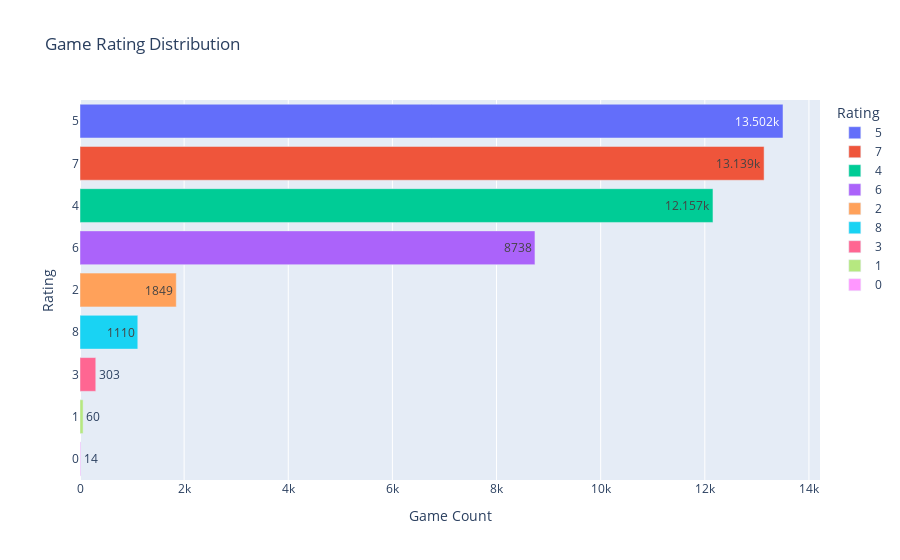

This figure's notebook cell:
### Markdown cell above
### 게임 등급 분포

### Code cell
rating_count = games_df['rating'].value_counts()
rating_count_df= pd.DataFrame(rating_count).reset_index()
rating_count_df.columns = ['Rating', 'Game Count']

fig= px.bar(rating_count_df, x='Game Count', y='Rating', color='Rating', text_auto= True, title= 'Game Rating Distribution', orientation='h')

fig.show()

### Figure 1 — Plotly figure (JSON) as saved in the notebook; plotly's stock layout.template omitted (floating-point values rounded to 4 significant figures)
{"data": [{"alignmentgroup": "True", "hovertemplate": "Rating=%{y}<br>Game Count=%{x}<extra></extra>", "legendgroup": "5", "marker": {"color": "#636efa", "pattern": {"shape": ""}}, "name": "5", "offsetgroup": "5", "orientation": "h", "showlegend": true, "textposition": "auto", "texttemplate": "%{x}", "type": "bar", "x": [13502], "xaxis": "x", "y": ["5"], "yaxis": "y"}, {"alignmentgroup": "True", "hovertemplate": "Rating=%{y}<br>Game Count=%{x}<extra></extra>", "legendgroup": "7", "marker": {"color": "#EF553B", "pattern": {"shape": ""}}, "name": "7", "offsetgroup": "7", "orientation": "h", "showlegend": true, "textposition": "auto", "texttemplate": "%{x}", "type": "bar", "x": [13139], "xaxis": "x", "y": ["7"], "yaxis": "y"}, {"alignmentgroup": "True", "hovertemplate": "Rating=%{y}<br>Game Count=%{x}<extra></extra>", "legendgroup": "4", "marker": {"color": "#00cc96", "pattern": {"shape": ""}}, "name": "4", "offsetgroup": "4", "orientation": "h", "showlegend": true, "textposition": "auto", "texttemplate": "%{x}", "type": "bar", "x": [12157], "xaxis": "x", "y": ["4"], "yaxis": "y"}, {"alignmentgroup": "True", "hovertemplate": "Rating=%{y}<br>Game Count=%{x}<extra></extra>", "legendgroup": "6", "marker": {"color": "#ab63fa", "pattern": {"shape": ""}}, "name": "6", "offsetgroup": "6", "orientation": "h", "showlegend": true, "textposition": "auto", "texttemplate": "%{x}", "type": "bar", "x": [8738], "xaxis": "x", "y": ["6"], "yaxis": "y"}, {"alignmentgroup": "True", "hovertemplate": "Rating=%{y}<br>Game Count=%{x}<extra></extra>", "legendgroup": "2", "marker": {"color": "#FFA15A", "pattern": {"shape": ""}}, "name": "2", "offsetgroup": "2", "orientation": "h", "showlegend": true, "textposition": "auto", "texttemplate": "%{x}", "type": "bar", "x": [1849], "xaxis": "x", "y": ["2"], "yaxis": "y"}, {"alignmentgroup": "True", "hovertemplate": "Rating=%{y}<br>Game Count=%{x}<extra></extra>", "legendgroup": "8", "marker": {"color": "#19d3f3", "pattern": {"shape": ""}}, "name": "8", "offsetgroup": "8", "orientation": "h", "showlegend": true, "textposition": "auto", "texttemplate": "%{x}", "type": "bar", "x": [1110], "xaxis": "x", "y": ["8"], "yaxis": "y"}, {"alignmentgroup": "True", "hovertemplate": "Rating=%{y}<br>Game Count=%{x}<extra></extra>", "legendgroup": "3", "marker": {"color": "#FF6692", "pattern": {"shape": ""}}, "name": "3", "offsetgroup": "3", "orientation": "h", "showlegend": true, "textposition": "auto", "texttemplate": "%{x}", "type": "bar", "x": [303], "xaxis": "x", "y": ["3"], "yaxis": "y"}, {"alignmentgroup": "True", "hovertemplate": "Rating=%{y}<br>Game Count=%{x}<extra></extra>", "legendgroup": "1", "marker": {"color": "#B6E880", "pattern": {"shape": ""}}, "name": "1", "offsetgroup": "1", "orientation": "h", "showlegend": true, "textposition": "auto", "texttemplate": "%{x}", "type": "bar", "x": [60], "xaxis": "x", "y": ["1"], "yaxis": "y"}, {"alignmentgroup": "True", "hovertemplate": "Rating=%{y}<br>Game Count=%{x}<extra></extra>", "legendgroup": "0", "marker": {"color": "#FF97FF", "pattern": {"shape": ""}}, "name": "0", "offsetgroup": "0", "orientation": "h", "showlegend": true, "textposition": "auto", "texttemplate": "%{x}", "type": "bar", "x": [14], "xaxis": "x", "y": ["0"], "yaxis": "y"}], "layout": {"barmode": "relative", "legend": {"title": {"text": "Rating"}, "tracegroupgap": 0}, "title": {"text": "Game Rating Distribution"}, "xaxis": {"anchor": "y", "domain": [0, 1], "title": {"text": "Game Count"}}, "yaxis": {"anchor": "x", "categoryarray": ["0", "1", "3", "8", "2", "6", "4", "7", "5"], "categoryorder": "array", "domain": [0, 1], "title": {"text": "Rating"}}}}
